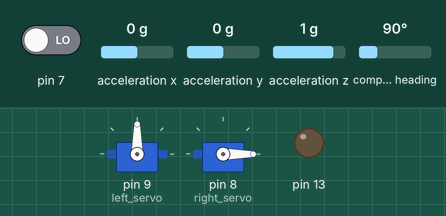
Bench run of a sketch on a simulated Arduino Uno, built with avr-gcc and run on an emulated ATmega328P. On the bench: 2 × servo, output pins drawn as LEDs (lit = HIGH). The test bench sets the inputs (shaded band); at power-on: compass heading 90°, pin 7 LOW, acceleration x 0 g, acceleration y 0 g, acceleration z 1 g.

Above: at 2.2 s.
2.3 s: compass heading set to 154°
At 4.7 s:
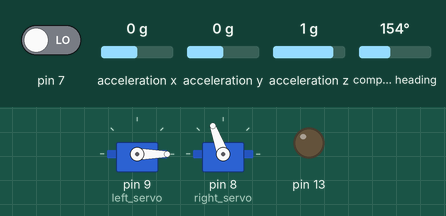
5.3 s: compass heading set to 163°
At 6.4 s:
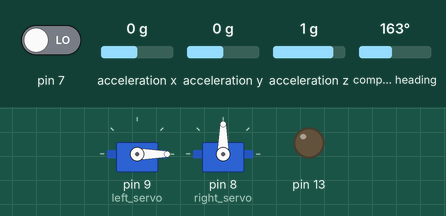
At 9.7 s:
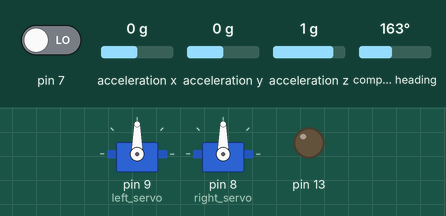
Timing chart, 0 to 11.2 s (numbered marks = the images above; inputs shaded):
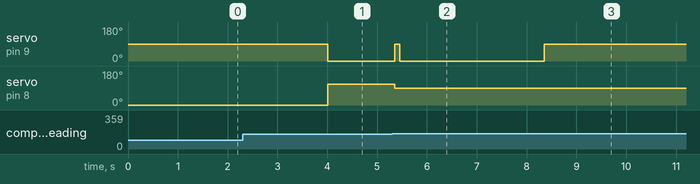

The sketch:

rotate-45.ino
```cpp
#include <Servo.h>
#include <Wire.h>
#include <Adafruit_Sensor.h>
#include <Adafruit_BNO055.h>
#include <utility/imumaths.h>

Servo left_servo; // pin 9
Servo right_servo; // pin 8

/* Set the delay between fresh samples */
#define BNO055_SAMPLERATE_DELAY_MS (100)

#define GYRO_TOLERANCE 10.0
#define SERVO_FORWARD 0
#define SERVO_REVERSE 110
#define SERVO_STOP 90

int State = 0;
unsigned long StartTime = 0;

Adafruit_BNO055 bno = Adafruit_BNO055(55);

void ResetTimer () {
  StartTime = millis();
}

unsigned long Timer() {
  return millis() - StartTime;
}

void setup()
{
  // initialize digital pin 13 as an output for blinking
  pinMode(13, OUTPUT);

  /* Initialise the gyro sensor */
  if(!bno.begin())
  {
    /* There was a problem detecting the BNO055 ... check your connections */
    // Serial.print("Ooops, no BNO055 detected ... Check your wiring or I2C ADDR!");
    while(1) {
        digitalWrite(13, HIGH);   // turn the LED on (HIGH is the voltage level)
        delay(1000);              // wait for a second
        digitalWrite(13, LOW);    // turn the LED off by making the voltage LOW
        delay(1000);              // wait for a second
    }
  }

  // wait for start button
  pinMode( 7, INPUT);
  while(digitalRead(7));

  // wait until gyro is calibrated
  uint8_t system, gyro, accel, mag;
  system = gyro = accel = mag = 0;
  do {
  bno.getCalibration(&system, &gyro, &accel, &mag);
  } while (gyro < 3);

  delay(1000);
  bno.setExtCrystalUse(true);

  // servos
  left_servo.attach(9);
  right_servo.attach(8);

  ResetTimer();

}

    // heading is never negative, but it can flip from 1 to 359, so do modulus 180
    // If this function returns negative, it means turns right to correct; positive means turn left
    float SubtractFromCurrHeading(float x) {
        /* Get a new sensor event */
        sensors_event_t event;
        bno.getEvent(&event);
        float result = 0.0;
        float ch = event.orientation.x;
        float diff = abs(ch - x);
        if (diff >= 180.0) { // more than 180deg apart, so flip
            result = 360.0 - diff;
            if (x < 180.0) {
                result = -result;
            }
        } else {
            result = ch - x;
        }
        return result;
    }

    float DiffFromCurrHeading(float x) {
        return abs(SubtractFromCurrHeading(x));
    }

    void StopMotors () {
      left_servo.write( SERVO_STOP );
      right_servo.write( SERVO_STOP );
      }

    boolean TurnByGyro (boolean right, float degrees) { // return true if turn is complete
        boolean result = false;
        int leftPower = right ? SERVO_FORWARD : SERVO_REVERSE;
        int rightPower = right ? SERVO_REVERSE : SERVO_FORWARD;
        int turnDegrees = right ? degrees : - degrees;
        if (DiffFromCurrHeading(turnDegrees) > GYRO_TOLERANCE) {
              if (SubtractFromCurrHeading(turnDegrees) > 0.0) {
                // we overshot; go back the other way
                rightPower = right ? SERVO_FORWARD : SERVO_REVERSE;
                leftPower = right ? SERVO_REVERSE : SERVO_FORWARD;
                }
              left_servo.write( leftPower );
              right_servo.write( rightPower );
        } else {
              // stop motors
              StopMotors();
              result = true;
        }
        return result;
    }

    void DriveStraightByGyro (float heading) {
            if (DiffFromCurrHeading(heading) < GYRO_TOLERANCE/2.0) {
                // on course, go straight
                left_servo.write( SERVO_FORWARD );
                right_servo.write( SERVO_FORWARD );
            } else { // not on course, correct
                if (SubtractFromCurrHeading(heading) > 0) {
                    // correct left
                    left_servo.write( SERVO_STOP );
                    right_servo.write( SERVO_FORWARD );
                } else {
                    // correct right
                    left_servo.write( SERVO_FORWARD );
                    right_servo.write( SERVO_STOP );
                }
            }
    }


void loop()
{
  switch (State) {
    case 0: // go straight 3 seconds
      DriveStraightByGyro(0.0);
      if (Timer() > 3000) {
        StopMotors();
        State = 1;
      }
      break;
    case 1: // turn 180 degrees
      if (TurnByGyro (true, 170.0)) {
        State = 2;
        ResetTimer();
        }
      delay(BNO055_SAMPLERATE_DELAY_MS);
      break;
    case 2: // go straight 3 seconds
      DriveStraightByGyro(170.0);
      if (Timer() > 3000) {
        StopMotors();
        State = 3;
      }
      break;
    case 3:
      StopMotors();
    }
  }
```

Measured:
- the behaviour switches between 159 and 160° on compass heading (found by bisection; images 1 and 2)
- after the input at 5.3 s, servo on pin 9 (left_servo): 0° → 90° after 0.05 s, → 0° 0.10 s later, → 90° 2.9 s later; servo on pin 8 (right_servo): 110° → 90° after 0.05 s
